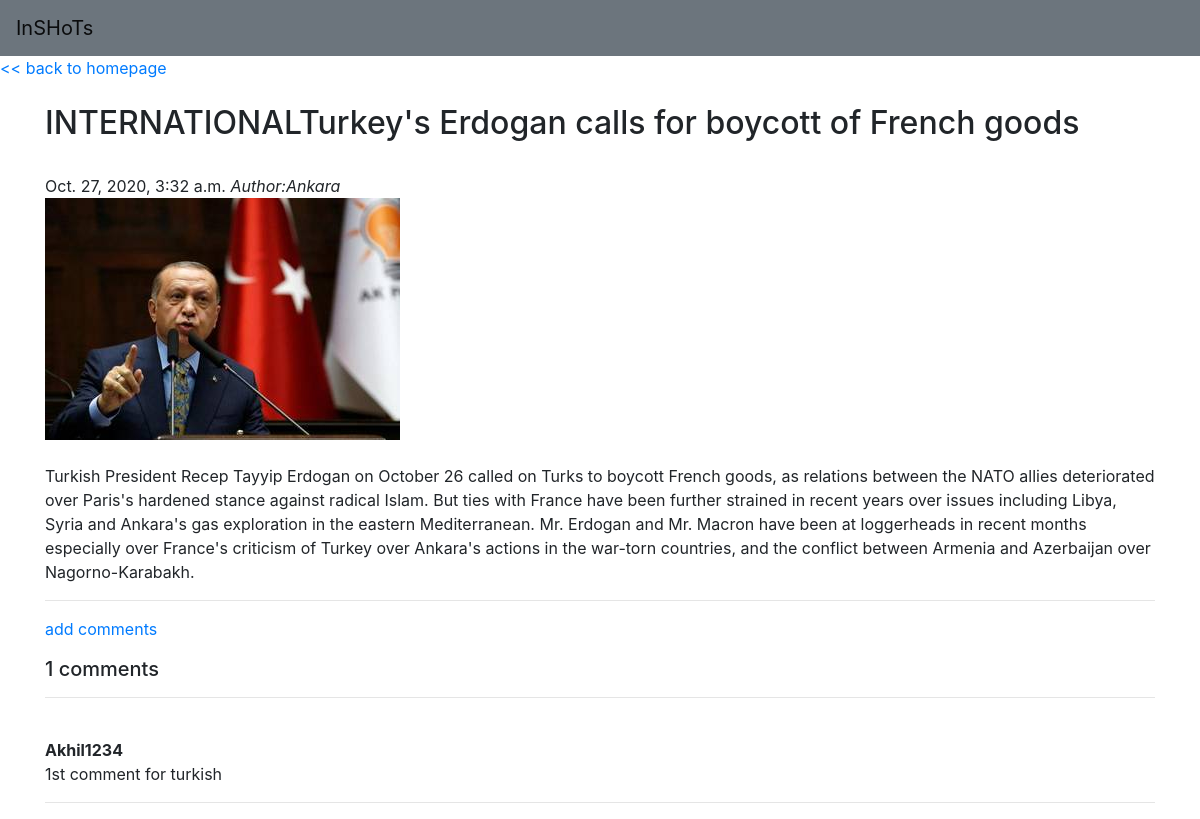
Page /view/2 on the committed database.
### feeds/models.py (models this page shows, shortened)
class newsfeed(models.Model):
	headline=models.CharField(max_length=100)
	author=models.CharField(max_length=50,default='n/a')
	content=models.TextField()
	date=models.DateTimeField(auto_now_add=True)
	catg=models.CharField(max_length=50,null=True)
	image=models.ImageField(null=True,blank=True)
	@property
	def imageURL(self):
		try:
			url=self.image.url
		except:
			url=' '
		return url
	@property
	def noofcomms(self):
		return comment.objects.filter(post=self).count()

class comment(models.Model):
	post=models.ForeignKey(newsfeed,on_delete=models.CASCADE)
	name=models.CharField(max_length=50)
	body=models.TextField()
	class Meta:
		db_table="comment"

### feeds/views.py (the view)
# urls.py: path('view/<int:id>',views.View,name="viewposts"),
def View(request,id):
	feeds=newsfeed.objects.get(id=id)
	comments=comment.objects.filter(post=feeds)
	context={'feeds':feeds,'comments':comments}
	return render(request,'view.html',context)

### feeds/templates/view.html
{% extends 'domain.html' %}
{% load static %}
{% block content %}
<h2>{{feeds.headline}}</h2><br>
{{feeds.date}}
<i>Author:{{feeds.author}}</i><br>
<img src="{{feeds.imageURL}}" alt="img22.08"><br><br>
<p>{{feeds.content}}</p>
<hr>
<a href="{% url 'addcomments' feeds.id %}">add comments</a><br>
{% if not comments %}
no comments yet..
{% else %}
<p><h5>{{ feeds.noofcomms }} comments</h5></p><hr><br>
{% for comment in comments %}
<strong>{{comment.name}}</strong><br>
<p>{{comment.body}}</p>
<hr>
{% endfor %}
{% endif %}
{% endblock content %}

### feeds/templates/domain.html (style rules this page uses)
img { max-width: 100% ; height: auto; }

### rows in the picture
newsfeed: headline "INTERNATIONALTurkey's Erdogan calls for boycott of French goods", date "Oct. 27, 2020, 3:32 a.m.", author "Ankara", imageURL (picture), content "Turkish President Recep Tayyip Erdogan on October 26 called on Turks to boycott French goods, as relations between the NATO allies deteriorated over Paris's hardened stance against radical Islam. But ties with France have been further strained in recent years over issues including Libya, Syria and Ankara's gas exploration in the eastern Mediterranean. Mr. Erdogan and Mr. Macron have been at loggerheads in recent months especially over France's criticism of Turkey over Ankara's actions in the war-torn countries, and the conflict between Armenia and Azerbaijan over Nagorno-Karabakh.", noofcomms "1"
comment: name "Akhil1234", body "1st comment for turkish"
